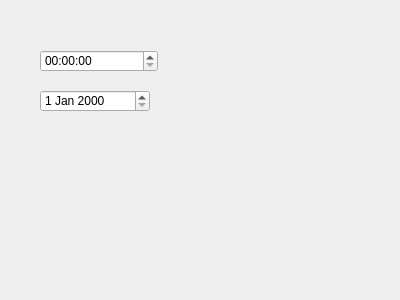
<?xml version="1.0" encoding="UTF-8"?>
<ui version="4.0">
 <class>PluTest</class>
 <widget class="QWidget" name="PluTest">
  <property name="geometry">
   <rect>
    <x>0</x>
    <y>0</y>
    <width>400</width>
    <height>300</height>
   </rect>
  </property>
  <property name="windowTitle">
   <string>Form</string>
  </property>
  <widget class="QTimeEdit" name="timeEdit">
   <property name="geometry">
    <rect>
     <x>40</x>
     <y>50</y>
     <width>118</width>
     <height>22</height>
    </rect>
   </property>
  </widget>
  <widget class="QDateEdit" name="dateEdit">
   <property name="geometry">
    <rect>
     <x>40</x>
     <y>90</y>
     <width>110</width>
     <height>22</height>
    </rect>
   </property>
  </widget>
 </widget>
 <resources/>
 <connections/>
</ui>
